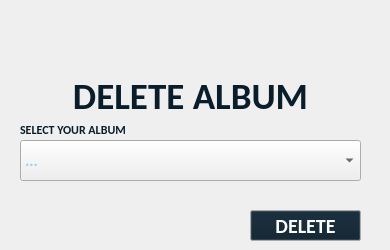
      <widget class="QWidget" name="deleteAlbum">
       <attribute name="icon">
        <iconset resource="Resources/resources.qrc">
         <normaloff>:/icon/deleteAlbumOff.png</normaloff>
         <normalon>:/icon/deleteAlbumOn.png</normalon>:/icon/deleteAlbumOff.png</iconset>
       </attribute>
       <attribute name="title">
        <string/>
       </attribute>
       <widget class="QPushButton" name="deleteAlbumButton">
        <property name="enabled">
         <bool>true</bool>
        </property>
        <property name="geometry">
         <rect>
          <x>250</x>
          <y>210</y>
          <width>111</width>
          <height>31</height>
         </rect>
        </property>
        <property name="palette">
         <palette>
          <active>
           <colorrole role="Button">
            <brush brushstyle="SolidPattern">
             <color alpha="255">
              <red>10</red>
              <green>29</green>
              <blue>43</blue>
             </color>
            </brush>
           </colorrole>
           <colorrole role="ButtonText">
            <brush brushstyle="SolidPattern">
             <color alpha="255">
              <red>0</red>
              <green>154</green>
              <blue>254</blue>
             </color>
            </brush>
           </colorrole>
          </active>
          <inactive>
           <colorrole role="Button">
            <brush brushstyle="SolidPattern">
             <color alpha="255">
              <red>10</red>
              <green>29</green>
              <blue>43</blue>
             </color>
            </brush>
           </colorrole>
           <colorrole role="ButtonText">
            <brush brushstyle="SolidPattern">
             <color alpha="255">
              <red>252</red>
              <green>252</green>
              <blue>252</blue>
             </color>
            </brush>
           </colorrole>
          </inactive>
          <disabled>
           <colorrole role="Button">
            <brush brushstyle="SolidPattern">
             <color alpha="255">
              <red>97</red>
              <green>112</green>
              <blue>122</blue>
             </color>
            </brush>
           </colorrole>
           <colorrole role="ButtonText">
            <brush brushstyle="SolidPattern">
             <color alpha="255">
              <red>98</red>
              <green>108</green>
              <blue>118</blue>
             </color>
            </brush>
           </colorrole>
          </disabled>
         </palette>
        </property>
        <property name="font">
         <font>
          <family>Carlito</family>
          <pointsize>15</pointsize>
          <weight>75</weight>
          <bold>true</bold>
         </font>
        </property>
        <property name="cursor">
         <cursorShape>PointingHandCursor</cursorShape>
        </property>
        <property name="autoFillBackground">
         <bool>false</bool>
        </property>
        <property name="text">
         <string>DELETE</string>
        </property>
       </widget>
       <widget class="QComboBox" name="deleteAlbumSelectorComboBox">
        <property name="geometry">
         <rect>
          <x>20</x>
          <y>140</y>
          <width>341</width>
          <height>41</height>
         </rect>
        </property>
        <property name="palette">
         <palette>
          <active>
           <colorrole role="WindowText">
            <brush brushstyle="SolidPattern">
             <color alpha="255">
              <red>10</red>
              <green>29</green>
              <blue>43</blue>
             </color>
            </brush>
           </colorrole>
           <colorrole role="Text">
            <brush brushstyle="SolidPattern">
             <color alpha="255">
              <red>10</red>
              <green>29</green>
              <blue>43</blue>
             </color>
            </brush>
           </colorrole>
           <colorrole role="BrightText">
            <brush brushstyle="SolidPattern">
             <color alpha="255">
              <red>10</red>
              <green>29</green>
              <blue>43</blue>
             </color>
            </brush>
           </colorrole>
           <colorrole role="ButtonText">
            <brush brushstyle="SolidPattern">
             <color alpha="255">
              <red>10</red>
              <green>29</green>
              <blue>43</blue>
             </color>
            </brush>
           </colorrole>
           <colorrole role="PlaceholderText">
            <brush brushstyle="SolidPattern">
             <color alpha="128">
              <red>61</red>
              <green>174</green>
              <blue>233</blue>
             </color>
            </brush>
           </colorrole>
          </active>
          <inactive>
           <colorrole role="WindowText">
            <brush brushstyle="SolidPattern">
             <color alpha="255">
              <red>10</red>
              <green>29</green>
              <blue>43</blue>
             </color>
            </brush>
           </colorrole>
           <colorrole role="Text">
            <brush brushstyle="SolidPattern">
             <color alpha="255">
              <red>10</red>
              <green>29</green>
              <blue>43</blue>
             </color>
            </brush>
           </colorrole>
           <colorrole role="BrightText">
            <brush brushstyle="SolidPattern">
             <color alpha="255">
              <red>10</red>
              <green>29</green>
              <blue>43</blue>
             </color>
            </brush>
           </colorrole>
           <colorrole role="ButtonText">
            <brush brushstyle="SolidPattern">
             <color alpha="255">
              <red>10</red>
              <green>29</green>
              <blue>43</blue>
             </color>
            </brush>
           </colorrole>
           <colorrole role="PlaceholderText">
            <brush brushstyle="SolidPattern">
             <color alpha="128">
              <red>61</red>
              <green>174</green>
              <blue>233</blue>
             </color>
            </brush>
           </colorrole>
          </inactive>
          <disabled>
           <colorrole role="WindowText">
            <brush brushstyle="SolidPattern">
             <color alpha="255">
              <red>98</red>
              <green>108</green>
              <blue>118</blue>
             </color>
            </brush>
           </colorrole>
           <colorrole role="Text">
            <brush brushstyle="SolidPattern">
             <color alpha="255">
              <red>98</red>
              <green>108</green>
              <blue>118</blue>
             </color>
            </brush>
           </colorrole>
           <colorrole role="BrightText">
            <brush brushstyle="SolidPattern">
             <color alpha="255">
              <red>10</red>
              <green>29</green>
              <blue>43</blue>
             </color>
            </brush>
           </colorrole>
           <colorrole role="ButtonText">
            <brush brushstyle="SolidPattern">
             <color alpha="255">
              <red>98</red>
              <green>108</green>
              <blue>118</blue>
             </color>
            </brush>
           </colorrole>
           <colorrole role="PlaceholderText">
            <brush brushstyle="SolidPattern">
             <color alpha="128">
              <red>252</red>
              <green>252</green>
              <blue>252</blue>
             </color>
            </brush>
           </colorrole>
          </disabled>
         </palette>
        </property>
        <property name="font">
         <font>
          <family>Carlito</family>
          <pointsize>12</pointsize>
          <weight>75</weight>
          <bold>true</bold>
         </font>
        </property>
        <property name="cursor">
         <cursorShape>PointingHandCursor</cursorShape>
        </property>
        <property name="currentText">
         <string/>
        </property>
        <property name="maxVisibleItems">
         <number>1000000000</number>
        </property>
        <property name="insertPolicy">
         <enum>QComboBox::InsertAlphabetically</enum>
        </property>
        <property name="sizeAdjustPolicy">
         <enum>QComboBox::AdjustToMinimumContentsLengthWithIcon</enum>
        </property>
        <property name="placeholderText">
         <string>...</string>
        </property>
        <property name="frame">
         <bool>true</bool>
        </property>
       </widget>
       <widget class="QLabel" name="deleteAlbumLabel">
        <property name="geometry">
         <rect>
          <x>0</x>
          <y>70</y>
          <width>381</width>
          <height>51</height>
         </rect>
        </property>
        <property name="palette">
         <palette>
          <active>
           <colorrole role="WindowText">
            <brush brushstyle="SolidPattern">
             <color alpha="255">
              <red>10</red>
              <green>29</green>
              <blue>43</blue>
             </color>
            </brush>
           </colorrole>
           <colorrole role="Text">
            <brush brushstyle="SolidPattern">
             <color alpha="255">
              <red>10</red>
              <green>29</green>
              <blue>43</blue>
             </color>
            </brush>
           </colorrole>
           <colorrole role="PlaceholderText">
            <brush brushstyle="SolidPattern">
             <color alpha="128">
              <red>10</red>
              <green>29</green>
              <blue>43</blue>
             </color>
            </brush>
           </colorrole>
          </active>
          <inactive>
           <colorrole role="WindowText">
            <brush brushstyle="SolidPattern">
             <color alpha="255">
              <red>10</red>
              <green>29</green>
              <blue>43</blue>
             </color>
            </brush>
           </colorrole>
           <colorrole role="Text">
            <brush brushstyle="SolidPattern">
             <color alpha="255">
              <red>10</red>
              <green>29</green>
              <blue>43</blue>
             </color>
            </brush>
           </colorrole>
           <colorrole role="PlaceholderText">
            <brush brushstyle="SolidPattern">
             <color alpha="128">
              <red>10</red>
              <green>29</green>
              <blue>43</blue>
             </color>
            </brush>
           </colorrole>
          </inactive>
          <disabled>
           <colorrole role="WindowText">
            <brush brushstyle="SolidPattern">
             <color alpha="255">
              <red>98</red>
              <green>108</green>
              <blue>118</blue>
             </color>
            </brush>
           </colorrole>
           <colorrole role="Text">
            <brush brushstyle="SolidPattern">
             <color alpha="255">
              <red>98</red>
              <green>108</green>
              <blue>118</blue>
             </color>
            </brush>
           </colorrole>
           <colorrole role="PlaceholderText">
            <brush brushstyle="SolidPattern">
             <color alpha="128">
              <red>252</red>
              <green>252</green>
              <blue>252</blue>
             </color>
            </brush>
           </colorrole>
          </disabled>
         </palette>
        </property>
        <property name="font">
         <font>
          <family>Carlito</family>
          <pointsize>28</pointsize>
          <weight>75</weight>
          <bold>true</bold>
         </font>
        </property>
        <property name="lineWidth">
         <number>0</number>
        </property>
        <property name="text">
         <string>DELETE ALBUM</string>
        </property>
        <property name="alignment">
         <set>Qt::AlignCenter</set>
        </property>
       </widget>
       <widget class="QLabel" name="selectAlbumLabel">
        <property name="geometry">
         <rect>
          <x>20</x>
          <y>120</y>
          <width>341</width>
          <height>20</height>
         </rect>
        </property>
        <property name="palette">
         <palette>
          <active>
           <colorrole role="WindowText">
            <brush brushstyle="SolidPattern">
             <color alpha="255">
              <red>10</red>
              <green>29</green>
              <blue>43</blue>
             </color>
            </brush>
           </colorrole>
           <colorrole role="Text">
            <brush brushstyle="SolidPattern">
             <color alpha="255">
              <red>10</red>
              <green>29</green>
              <blue>43</blue>
             </color>
            </brush>
           </colorrole>
           <colorrole role="PlaceholderText">
            <brush brushstyle="SolidPattern">
             <color alpha="128">
              <red>10</red>
              <green>29</green>
              <blue>43</blue>
             </color>
            </brush>
           </colorrole>
          </active>
          <inactive>
           <colorrole role="WindowText">
            <brush brushstyle="SolidPattern">
             <color alpha="255">
              <red>10</red>
              <green>29</green>
              <blue>43</blue>
             </color>
            </brush>
           </colorrole>
           <colorrole role="Text">
            <brush brushstyle="SolidPattern">
             <color alpha="255">
              <red>10</red>
              <green>29</green>
              <blue>43</blue>
             </color>
            </brush>
           </colorrole>
           <colorrole role="PlaceholderText">
            <brush brushstyle="SolidPattern">
             <color alpha="128">
              <red>10</red>
              <green>29</green>
              <blue>43</blue>
             </color>
            </brush>
           </colorrole>
          </inactive>
          <disabled>
           <colorrole role="WindowText">
            <brush brushstyle="SolidPattern">
             <color alpha="255">
              <red>98</red>
              <green>108</green>
              <blue>118</blue>
             </color>
            </brush>
           </colorrole>
           <colorrole role="Text">
            <brush brushstyle="SolidPattern">
             <color alpha="255">
              <red>98</red>
              <green>108</green>
              <blue>118</blue>
             </color>
            </brush>
           </colorrole>
           <colorrole role="PlaceholderText">
            <brush brushstyle="SolidPattern">
             <color alpha="128">
              <red>252</red>
              <green>252</green>
              <blue>252</blue>
             </color>
            </brush>
           </colorrole>
          </disabled>
         </palette>
        </property>
        <property name="font">
         <font>
          <family>Carlito</family>
          <pointsize>9</pointsize>
          <weight>75</weight>
          <bold>true</bold>
         </font>
        </property>
        <property name="lineWidth">
         <number>0</number>
        </property>
        <property name="text">
         <string>SELECT YOUR ALBUM</string>
        </property>
        <property name="alignment">
         <set>Qt::AlignLeading|Qt::AlignLeft|Qt::AlignVCenter</set>
        </property>
       </widget>
      </widget>
